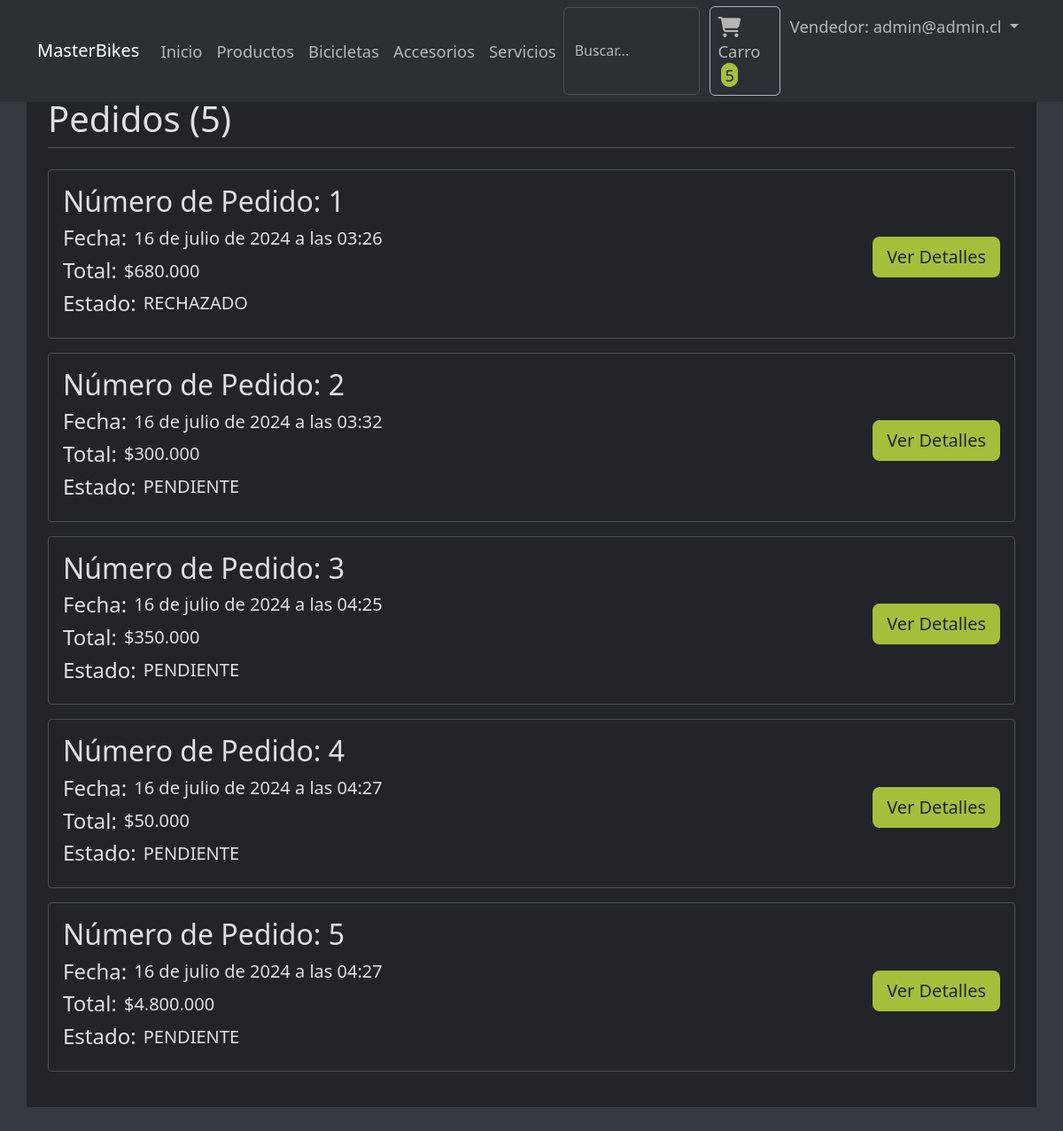
The page /pedidos/ (signed in) on the database as committed earlier.
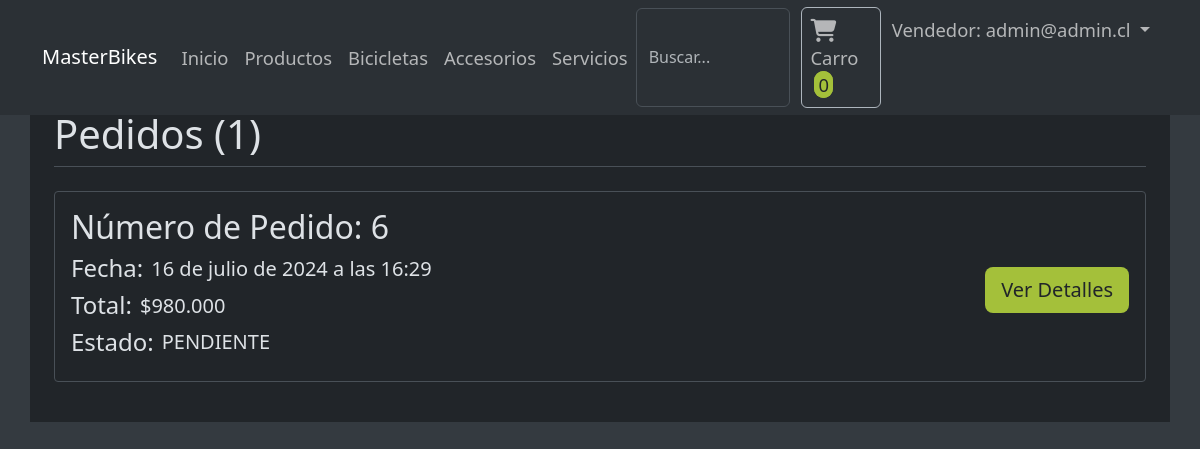
The same page on the database as committed later.
### tienda/models.py (models this page shows, shortened)
class Pedido(models.Model):
    TIPO_ESTADO_PEDIDO = [
        ('sin confirmar', 'SIN CONFIRMAR'),
        ('en preparacion', 'EN PREPARACION'),
        ('enviado', 'ENVIADO'),
        ('entregado', 'ENTREGADO'),
        ('devuelto', 'DEVUELTO'),
        ('rechazado', 'RECHAZADO'),
        ('cancelado', 'CANCELADO')
    ]
    user = models.ForeignKey(User, on_delete=models.PROTECT, related_name='pedidos')
    total = models.IntegerField()
    estado = models.CharField(max_length=20, choices=TIPO_ESTADO_PEDIDO, default='pendiente')
    fecha_pedido = models.DateTimeField(auto_now_add=True)

### home/views.py (the view)
# urls.py: path('pedidos/', views.pedidos, name="pedidos"),
@login_required
def pedidos(request):
    if request.user.is_staff:
        pedidos = Pedido.objects.all()
    else:
        pedidos = Pedido.objects.filter(user=request.user)
    return render(request, "pedidos.html",  {'pedidos': pedidos})

### home/templatetags/custom_filters.py (called while the page is built)
@register.filter
def currency_format(value):
    return f"${value:,}".replace(",", ".")

### tienda/context_processors.py (called while the page is built)
def cart_context(request):
    if request.user.is_authenticated:
        cart, created = Cart.objects.get_or_create(user=request.user)
        cart_items = CartItem.objects.filter(cart=cart).select_related('producto')
        cart_item_count = sum(item.quantity for item in cart_items)
        items = cart_items
        total = sum(item.producto.precio * item.quantity for item in items)
    else:
        cart = None
        cart_item_count = 0
        items = []
        total = 0
    return {
        'cart_item_count': cart_item_count,
        'cart': cart,
        'items': items,
        'total': total,
    }

### home/templates/pedidos.html (shortened to what this page needs)
{% extends "layouts/base.html" %}
{% load static %}
{% load custom_filters %}
{% load custom_filters %}
{% block content %}
<main class="container bg-dark p-4">
    <div class="border-bottom mb-4">
        <h1>{% if user.is_staff %}Pedidos {% else %}Mis Pedidos{% endif %}({{pedidos|length}})</h1>
    </div>
    {% for pedido in pedidos %}
    <li class="list-unstyled mb-3 p-3 d-flex justify-content-between align-items-center border rounded-1">
        <div>
            <div>
                <h2>Número de Pedido: {{pedido.pk}}</h2>
            </div>
            <div>
                <div class="d-flex align-items-center gap-2">
                    <h4>Fecha:</h4>
                    <h5 class="fw-normal">{{pedido.fecha_pedido}}</h5>
                </div>
                <div class="d-flex align-items-center gap-2">
                    <h4>Total:</h4>
                    <h5 class="fw-normal">{{pedido.total|currency_format}}</h5>
                </div>
                <div class="d-flex align-items-center gap-2">
                    <h4>Estado:</h4>
                    <h5 class="fw-normal">{{pedido.estado|upper}}</h5>
                </div>
            </div>
        </div>
        <div class="mt-2">
            <a href="{% url 'detallepedido' pedido.id %}" class="btn btn-lg btn-green text-dark">Ver Detalles</a>
        </div>
    </li>
    {% empty %}
    <li class="order-item">No tienes pedidos realizados.</li>
    {% endfor %}
</main>
{% endblock content %}

### home/templates/layouts/base.html (shortened to what this page needs)
{% load static %}
{% load custom_filters %}
<!DOCTYPE html>
<html lang="en" data-bs-theme="dark">
<head>
    <link rel="stylesheet" href="{% static "style/style.css" %}">
    <link rel="stylesheet" href="https://cdnjs.cloudflare.com/ajax/libs/font-awesome/6.5.2/css/all.css" />
</head>
<body>
    <nav class="navbar navbar-expand-lg bg-body-tertiary fixed-top">
        <div class="container">
            <a class="navbar-brand" href="{% url "home" %}">MasterBikes</a>
            <div class="collapse navbar-collapse" id="navbarSupportedContent">
                <ul class="navbar-nav me-auto mb-2 mb-lg-0">
                    <li class="nav-item">
                        <a class="nav-link" href="{% url "home" %}">Inicio</a>
                    </li>
                    <li class="nav-item">
                        <a class="nav-link" href="{% url "finder" %}">Productos</a>
                    </li>
                    <li class="nav-item">
                        <a class="nav-link" href="{% url "finderCategory" "Bicicletas" %}">Bicicletas</a>
                    </li>
                    <li class="nav-item">
                        <a class="nav-link" href="{% url "finderCategory" "Accesorios" %}">Accesorios</a>
                    </li>
                    <li class="nav-item">
                        <a class="nav-link" href="{% url "finderCategory" "Servicios" %}">Servicios</a>
                    </li>
                </ul>
                <ul class="navbar-nav ms-auto mb-2 mb-lg-0 gap-1">
                    <form class="d-flex" role="search" method="GET" action="{% url "finder" %}">
                        <input class="form-control me-2" type="search" name="search" placeholder="Buscar...">
                    </form>
                    <li class="nav-item">
                        <a class="nav-link cart" href="#" data-bs-toggle="offcanvas" data-bs-target="#cartOffcanvas">
                            <i class="fas fa-cart-shopping fa-lg me-1"></i>
                            Carro
                            <span class="cart-item-count ms-1">{{ cart_item_count}}</span>
                        </a>
                    </li>
                    {% if user.is_authenticated %}
                    <li class="nav-item dropdown">
                        <a class="nav-link dropdown-toggle" href="" id="dropdownId" data-bs-toggle="dropdown">
                            {% if user.is_superuser %}
                            Vendedor: {{user.email}}
                            {% else %}
                            {{user.email}}
                            {% endif %}
                        </a>
                    </li>
                    {% else %}
                    <li class="nav-item">
                        <a class="nav-link" href="{% url 'login' %}">Iniciar Sesión</a>
                    </li>
                    {% endif %}
                </ul>
            </div>
        </div>
    </nav>
    {% block content %}
    {% endblock content %}
</body>
</html>

Rows that differ between the two databases and show on the page:
removed Pedido: pk "1", fecha_pedido "16 de julio de 2024 a las 03:26", total "$680.000", estado "RECHAZADO"
removed Pedido: pk "2", fecha_pedido "16 de julio de 2024 a las 03:32", total "$300.000", estado "PENDIENTE"
removed Pedido: pk "3", fecha_pedido "16 de julio de 2024 a las 04:25", total "$350.000", estado "PENDIENTE"
removed Pedido: pk "4", fecha_pedido "16 de julio de 2024 a las 04:27", total "$50.000", estado "PENDIENTE"
removed Pedido: pk "5", fecha_pedido "16 de julio de 2024 a las 04:27", total "$4.800.000", estado "PENDIENTE"
added Pedido: pk "6", fecha_pedido "16 de julio de 2024 a las 16:29", total "$980.000", estado "PENDIENTE"
Other text that changed with them:
{{ cart_item_count }}: "5" → "0"
{{ pedidos|length }}: "5" → "1"
